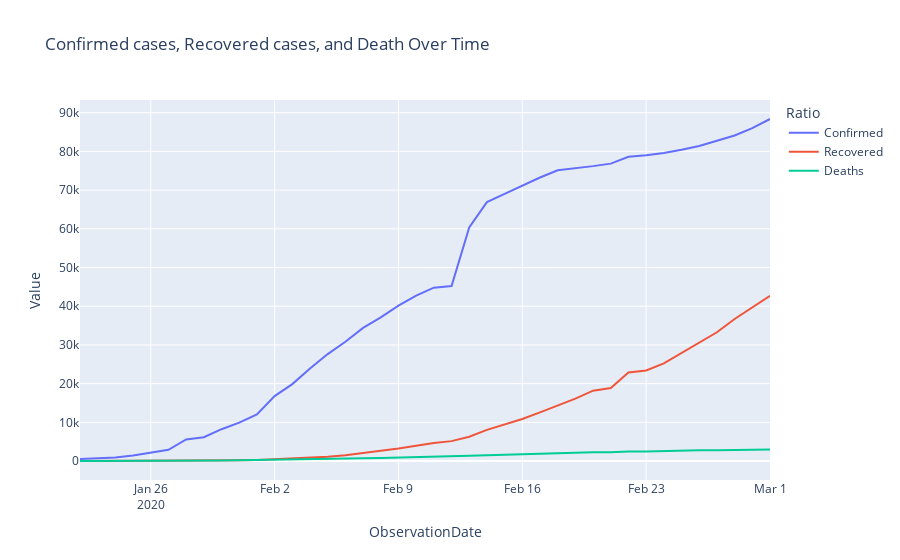

Notebook cell for this chart:
### Markdown cell above
- Daha sonra figure oluşturup, line_data verisini plotly express kullanarak line(çizgi) grafiğine dönüştürdüm.
- x eksenimi gözlem tarihi ve y eksenimi değer değişkeni olarak belirliyorum.
- color ile grafikte gösterilecek değerleri belirtiyorum.

### Code cell
fig = go.Figure()
fig = px.line(line_data, x="ObservationDate", y="Value", color='Ratio', 
              title='Confirmed cases, Recovered cases, and Death Over Time')
fig.show()
